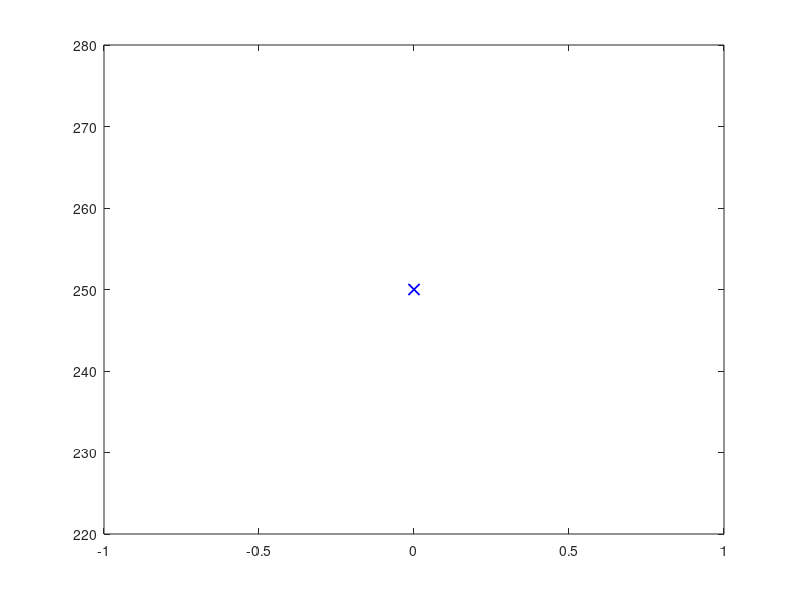

This chart was generated by the following MATLAB code: (Note: this script raises an error after producing the figure.)
close all
clc

% Paremeters
K0 = 0.28;
triagAmp = 1.0;
inputMax = 1400;
inputMin = -1400;
remnantMax = 400;
remnantMin = -200;
inputSamples = 400;
errorThreshold = 0.00001;
iterationLimit = 20;

% Control objective and initial pulse amp
% Remnant max reachable: -0.33, Remnant min reachable: -0.83531
ref = max([min([250, ...
                remnantMax]),remnantMin]);
initialPulse = max([min([500, ...
                inputMax]),inputMin]);

disp(['Target Output: ', num2str(ref)])
disp(['Error Threshold: ', num2str(errorThreshold)])

% Video parameterscl
videoName = 'video.avi';
videoWidth = 720;
videoHeight = 480;

% Plot parameters
refMarkerSize = 8;
lineWidth = 1.2;

% Figure initialization
fig = figure;
plotHandler = plot(0, ref, 'xb', ...
    'markersize', refMarkerSize, 'LineWidth', lineWidth); hold on;
plot(dataHandler.inputSeq, dataHandler.outputSeq, '-r', ...
    'LineWidth', lineWidth);
xlim([inputMin-0.2*(inputMax-inputMin)...
    inputMax+0.2*(inputMax-inputMin)]);
ylim([remnantMin-0.15*(remnantMax-remnantMin)...
    remnantMax+1.15*(remnantMax-remnantMin)]);
lineHandler = animatedline(gca);

% Loop Initialization
baseModel = preisachRelayModel;
baseModel.resetRelaysOff();
baseModel.setRelaysWindowByValue(inputMin,-800,inputMin,inputMax,1);
% baseModel.setRelaysWindowByValue(inputMin,-800,inputMin,1200,1);
% baseModel.setRelaysWindowByValue(inputMin,-700,inputMin,1000,1);
baseModel.updateRelays(0);
remnants = baseModel.getOutput();
errors = baseModel.getOutput()-ref;
inputAmps = initialPulse;
iter = 1;
inputs = [];
outputs = [];

% Plot initial and final points in phase plot
plot(gca,0,baseModel.getOutput(),'bo',...
    'LineWidth',1.5,...
    'markerSize',7);
plot(gca,0,ref,'bx',...
    'LineWidth',1.5,...
    'markerSize',8);

% Video initialization
videoWriter = VideoWriter(videoName);
open(videoWriter);
while(true)
    % Print iteration number
    disp('-------------------------')
    disp(['Iteration: ', num2str(iter)])
    disp(['Pulse Amplitude: ', num2str(inputAmps(end))])
    
    % Generate input signal
    [input, times] = generateInputSignal(triagAmp, inputAmps(end), inputSamples);
    output = zeros(inputSamples, 1);
    lineHandler = animatedline(gca, ...
        'LineWidth', lineWidth, ...
        'Color', 0.7*rand(1, 3)+[0.1, 0.1, 0.1]);
    for i=1:inputSamples
        % Apply input value
        baseModel.updateRelays(input(i));
        output(i) = baseModel.getOutput();
        addpoints(lineHandler, input(i), output(i));
        drawnow limitrate;
        % Write video
        frame = getframe(fig);
        writeVideo(videoWriter, frame);
    end
    inputs = [inputs, input(:)];
    outputs = [outputs, output(:)];
    
    % Save iteration params and stats
    remnants = [remnants; output(end)];
    errors = [errors; (output(end)-ref)];
    
    % Update pulse value for next iteration
    inputAmps = [inputAmps, inputAmps(end)-K0*errors(end)];
    
    % Print final output and error
    disp(['Final Output: ', num2str(remnants(end))])
    disp(['Error: ', num2str(errors(end))])
    
    % Break cycle condition
    if abs(errors(end))<=errorThreshold
        disp('-------------------------')
        disp('Error threshold achieved')
        disp('-------------------------')
        break
    elseif iter>=iterationLimit
        disp('-------------------------')
        disp('Iterations limit achieved!')
        disp('-------------------------')
        break
    end
    
    % Update iteration counter
    iter = iter+1;

end

% Close video
close(videoWriter);

%%%%%%%%%%%%%%%%%%%%%%%%%%%%%%%%%%%%%%%%%%%%%%%%%%%%%%%%%%%%%%%%%%%%%%%%%%%
% Function to generate input
%%%%%%%%%%%%%%%%%%%%%%%%%%%%%%%%%%%%%%%%%%%%%%%%%%%%%%%%%%%%%%%%%%%%%%%%%%%
function [signal, times] = generateInputSignal(triagAmp, pulseAmp, numSamples)
%     pointTimes = [0; 0.25; 0.5; ...
%             0.75; 1.0; 1.25; 1.5; ...
%             1.75];
%     pointSignal = [0; -triagAmp; 0;...
%             0.5; 0.5; pulseAmp; 0; ...
%             0;];
    pointTimes = [0; 0.5; 1.0];
    pointSignal = [0; pulseAmp; 0];
    times = linspace(0, pointTimes(end), numSamples);
    signal = interp1(pointTimes, pointSignal, times);
    
    times = times(:);
    signal = signal(:);
end

%%%%%%%%%%%%%%%%%%%%%%%%%%%%%%%%%%%%%%%%%%%%%%%%%%%%%%%%%%%%%%%%%%%%%%%%%%%
% Function to generate Phi from existing PreisachRelaysModel
%%%%%%%%%%%%%%%%%%%%%%%%%%%%%%%%%%%%%%%%%%%%%%%%%%%%%%%%%%%%%%%%%%%%%%%%%%%
function output = Phi(baseModel, triagAmp, pulseAmp)
    relays = baseModel.relays;
    baseModel.resetRelaysOff();
    baseModel.updateRelays(-triagAmp);
    baseModel.updateRelays(pulseAmp);
    baseModel.updateRelays(0);
    output = baseModel.getOutput();
    baseModel.relays= relays;
end